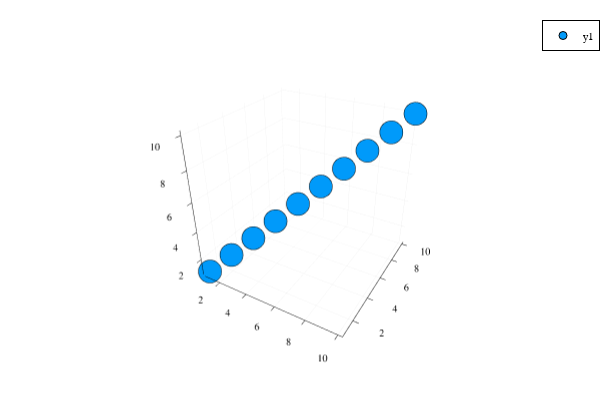

This figure's notebook cell:
### Code cell
using Distributions
using Plots
plotlyjs()
scatter(1:10,1:10,1:10)

### Figure 1 — Plotly figure (JSON) as saved in the notebook; plotly's stock layout.template omitted (floating-point values rounded to 4 significant figures)
{"data": [{"colorbar": {"title": ""}, "legendgroup": "y1", "marker": {"color": "rgba(0, 154, 250, 1.000)", "line": {"color": "rgba(0, 0, 0, 1.000)", "width": 1}, "size": 8, "symbol": "circle"}, "mode": "markers", "name": "y1", "scene": "scene", "showlegend": true, "type": "scatter3d", "x": [1, 2, 3, 4, 5, 6, 7, 8, 9, 10], "xaxis": "x", "y": [1, 2, 3, 4, 5, 6, 7, 8, 9, 10], "yaxis": "y", "z": [1, 2, 3, 4, 5, 6, 7, 8, 9, 10], "zaxis": "z", "zmax": null, "zmin": null}], "layout": {"annotations": [], "height": 400, "legend": {"bgcolor": "rgba(255, 255, 255, 1.000)", "bordercolor": "rgba(0, 0, 0, 1.000)", "borderwidth": 1, "font": {"color": "rgba(0, 0, 0, 1.000)", "family": "sans-serif", "size": 11}, "title": {"font": {"color": "rgba(0, 0, 0, 1.000)", "family": "sans-serif", "size": 15}, "text": ""}, "tracegroupgap": 0, "traceorder": "normal", "x": 1, "xanchor": "auto", "y": 1, "yanchor": "auto"}, "margin": {"b": 20, "l": 0, "r": 0, "t": 20}, "paper_bgcolor": "rgba(255, 255, 255, 1.000)", "plot_bgcolor": "rgba(255, 255, 255, 1.000)", "scene": {"camera": {"eye": {"x": 1.126, "y": -1.95, "z": 1.3}}, "domain": {"x": [0.03619, 0.9934], "y": [0.03762, 0.9902]}, "xaxis": {"gridcolor": "rgba(0, 0, 0, 0.100)", "gridwidth": 0.5, "linecolor": "rgba(0, 0, 0, 1.000)", "mirror": false, "range": [0.73, 10.27], "showgrid": true, "showline": true, "showticklabels": true, "tickangle": 0, "tickcolor": "rgb(0, 0, 0)", "tickfont": {"color": "rgba(0, 0, 0, 1.000)", "family": "sans-serif", "size": 11}, "tickmode": "array", "ticks": "inside", "ticktext": ["2", "4", "6", "8", "10"], "tickvals": [2, 4, 6, 8, 10], "title": "", "titlefont": {"color": "rgba(0, 0, 0, 1.000)", "family": "sans-serif", "size": 15}, "type": "-", "visible": true, "zeroline": false, "zerolinecolor": "rgba(0, 0, 0, 1.000)"}, "yaxis": {"gridcolor": "rgba(0, 0, 0, 0.100)", "gridwidth": 0.5, "linecolor": "rgba(0, 0, 0, 1.000)", "mirror": false, "range": [0.73, 10.27], "showgrid": true, "showline": true, "showticklabels": true, "tickangle": 0, "tickcolor": "rgb(0, 0, 0)", "tickfont": {"color": "rgba(0, 0, 0, 1.000)", "family": "sans-serif", "size": 11}, "tickmode": "array", "ticks": "inside", "ticktext": ["2", "4", "6", "8", "10"], "tickvals": [2, 4, 6, 8, 10], "title": "", "titlefont": {"color": "rgba(0, 0, 0, 1.000)", "family": "sans-serif", "size": 15}, "type": "-", "visible": true, "zeroline": false, "zerolinecolor": "rgba(0, 0, 0, 1.000)"}, "zaxis": {"gridcolor": "rgba(0, 0, 0, 0.100)", "gridwidth": 0.5, "linecolor": "rgba(0, 0, 0, 1.000)", "mirror": false, "range": [0.73, 10.27], "showgrid": true, "showline": true, "showticklabels": true, "tickangle": 0, "tickcolor": "rgb(0, 0, 0)", "tickfont": {"color": "rgba(0, 0, 0, 1.000)", "family": "sans-serif", "size": 11}, "tickmode": "array", "ticks": "inside", "ticktext": ["2", "4", "6", "8", "10"], "tickvals": [2, 4, 6, 8, 10], "title": "", "titlefont": {"color": "rgba(0, 0, 0, 1.000)", "family": "sans-serif", "size": 15}, "type": "-", "visible": true, "zeroline": false, "zerolinecolor": "rgba(0, 0, 0, 1.000)"}}, "showlegend": true, "width": 600}}
